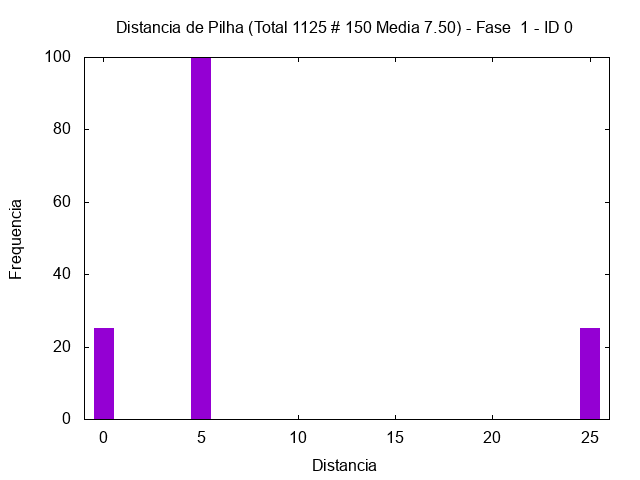

Write gnuplot code to recreate this figure.
set term png
set output "/tmp/out/mult-hist-1-0.png"
set style fill solid 1.0
set title "Distancia de Pilha (Total 1125 # 150 Media 7.50) - Fase  1 - ID 0"
set xlabel "Distancia"
set ylabel "Frequencia"
plot [-1:26] "/tmp/out/mult-hist-1-0.gpdat" u 3:4 w boxes t ""
